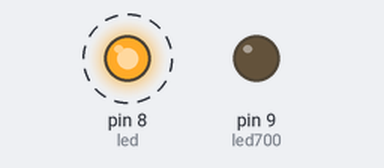
The sketch below on a simulated Arduino Uno, built with avr-gcc and run on an emulated ATmega328P. Shown: output pins drawn as LEDs (lit = HIGH). Dashed ring = blinking.

Above: at 0.3 s.
At 2.4 s:
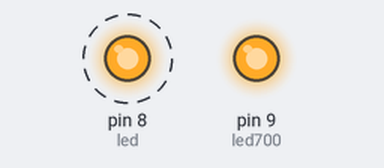
Timing chart, 0 to 7.8 s (numbered marks = the images above):
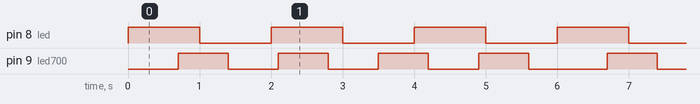

Measured:
- by itself, pin 8 (led): alternates HIGH for 1.0 s and LOW for 1.0 s
- by itself, pin 9 (led700): repeats every 6.0 s: 3 × (LOW 0.70 s, HIGH 0.70 s), LOW 1.1 s, HIGH 0.70 s
- by itself, everything shown: repeats every 6.0 s, in 14 steps

The sketch:

_2_leds_abwechselnd.ino
```cpp
int led = 8;
int led700 = 9;

void setup(){
  pinMode(led, OUTPUT);
  pinMode(led700, OUTPUT);
}
void loop(){
  digitalWrite(led, HIGH);
  delay(700);
  digitalWrite(led700, HIGH);
  delay(300);
  digitalWrite(led, LOW);
  delay(400);
  digitalWrite(led700, LOW);
  delay(600);
  digitalWrite(led, HIGH);
  delay(100);
  digitalWrite(led700, HIGH);
  delay(700);
  digitalWrite(led700, LOW);
  delay(200);
  digitalWrite(led, LOW);
  delay(500);
  digitalWrite(led700, HIGH);
  delay(500);
  digitalWrite(led, HIGH);
  delay(200);
  digitalWrite(led700, LOW);
  delay(700);
  digitalWrite(led700, HIGH);
  delay(100);
  digitalWrite(led, LOW);
  delay(600);
  digitalWrite(led700, LOW);
  delay(400);
}
```
